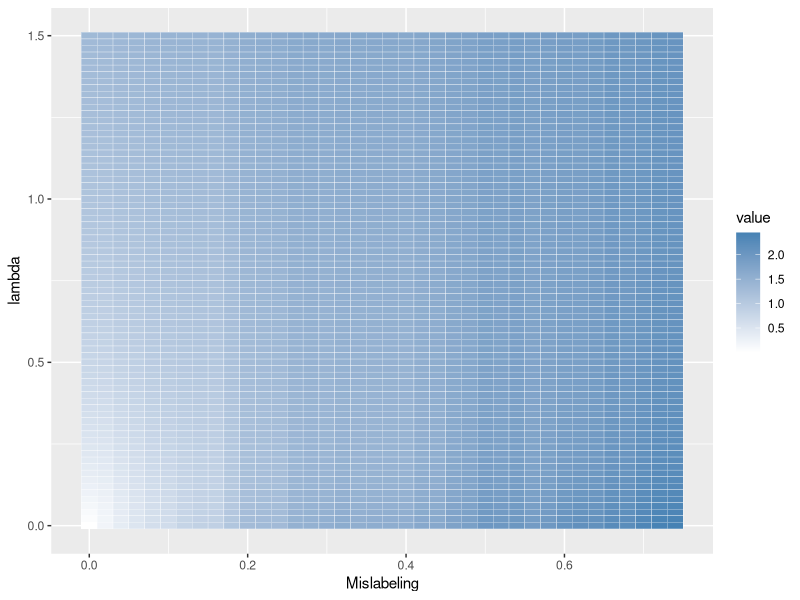
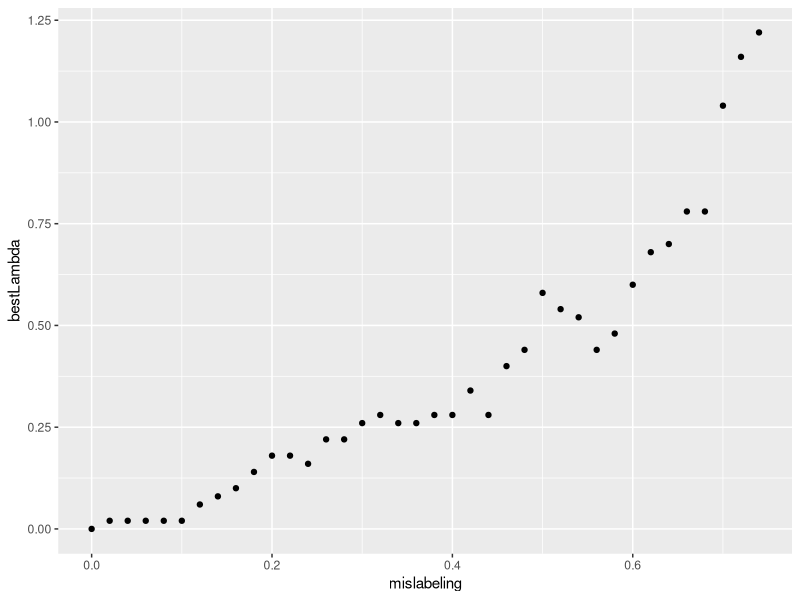

Generate these figures, in order, with R:
library(glmnet)
library(reshape2)
library(ggplot2)
library(tidyverse)

#result very sensitive to number of observations
perm <- function(train, perc) {
  len = length(train)
  if(perc*len > 1){
    tmp = train[1:(perc*len)]
    tmp = sample(tmp)
    result = c(tmp, train[floor((perc*len+1)):len])
    return(result)
  }
  return(train)
}



lambda = c(seq(0,1.5,0.02))
#lambda = c(seq(0,1,0.1))
N = 300
P = 100
set.seed(489)

data = matrix( rnorm(N*P,mean=0,sd=1), N, P) 
training = data[1:(0.7*N),]
test = data[(0.7*N+1):N,]

b1 = c(rep(1, 5))
b2 = c(rep(0, P-5))
b = c(b1,b2)
y = data%*%b
ytraining <- y[1:(0.7*N)]
ytest <- y[(0.7*N+1):N]
ml = c(seq(0,0.75,0.02))
triesPerMl <- 50


result = matrix(rep(0,length(lambda)),1,length(lambda))

for(i in 1:length(ml)){
  for(j in 1:triesPerMl){ 
    #cvreg <- cv.glmnet(data, perm(y,ml[i]), lambda = lambda, alpha = 1)
    #result[i,] <- result[i,]+cvreg$cvm
    lasso.mod <- glmnet(training, perm(ytraining, ml[i]), alpha = 0, lambda = lambda)
    lasso.pred <- predict(lasso.mod, rev(lambda), newx = test)
    sme<-apply(lasso.pred,2,function(x) (mean((x-ytest)^2))^(1/2))
    result[i,] <- result[i,]+sme
  }
  result[i,] <- result[i,]/triesPerMl
  result <- rbind(result,rep(0,length(lambda)))
  #print(result)
  print(length(lambda)+1-apply(result, 1,which.min)[i]) ##index of lambda
  
  
  ### nonzero coefficients (usually only reasonable for lasso)
  #print("mislabeling:")
  #print(ml[i])
  #print(sum(coef(lasso.mod)[1:100,length(lambda)+1-apply(result, 1,which.min)[i]] != 0))
  
  ###
  #print(length(lambda)+1-apply(result, 1,which.min))
  #sum(coef(lasso.mod)[1:100,1] != 0)
  
  #length(lambda)+1-apply(result, 1,which.min)[38]
  ###
}

print("sme")
print(mean(result[length(lambda)+1-apply(result, 1,which.min)])) #list of sme

#lasso.mod <- glmnet(data, perm(y, 0.3), alpha = 1, lambda = lambda)
#lasso.pred <- predict(lasso.mod, lambda, newx = test)

#sqe = mean((lasso.pred-ytest)^2)^(1/2)


#mean(ytest-lasso.pred)

result = result[1:length(ml),]

bestLambda <- lambda[length(lambda)+1-apply(result, 1,which.min)]


hm = melt(result)

hm[,1] <- ml[hm[,1]]
hm[,2] <- lambda[length(lambda)+1-hm[,2]]

ggplot(hm, aes(Var1,Var2)) + geom_tile(aes(fill=value), colour = "white") +  scale_fill_gradient(low = "white", high = "steelblue") + labs(x = "Mislabeling", y = "lambda") 
ggplot(tibble(mislabeling=ml,lambda=bestLambda),aes(mislabeling,bestLambda))+geom_point()
#coef(lasso.mod)[1:100,1]
